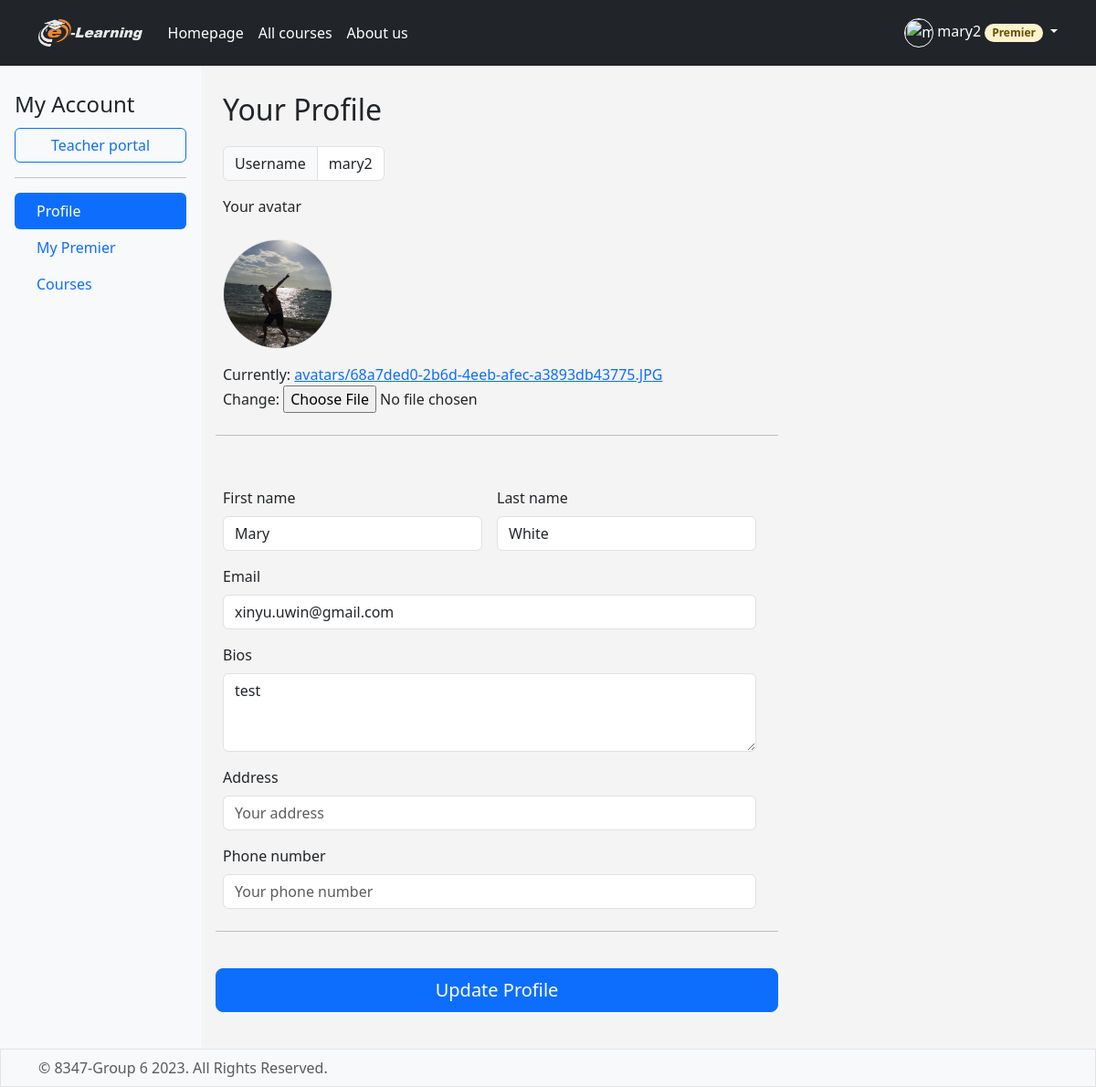
The page /profile/ (signed in) on the database as committed earlier.
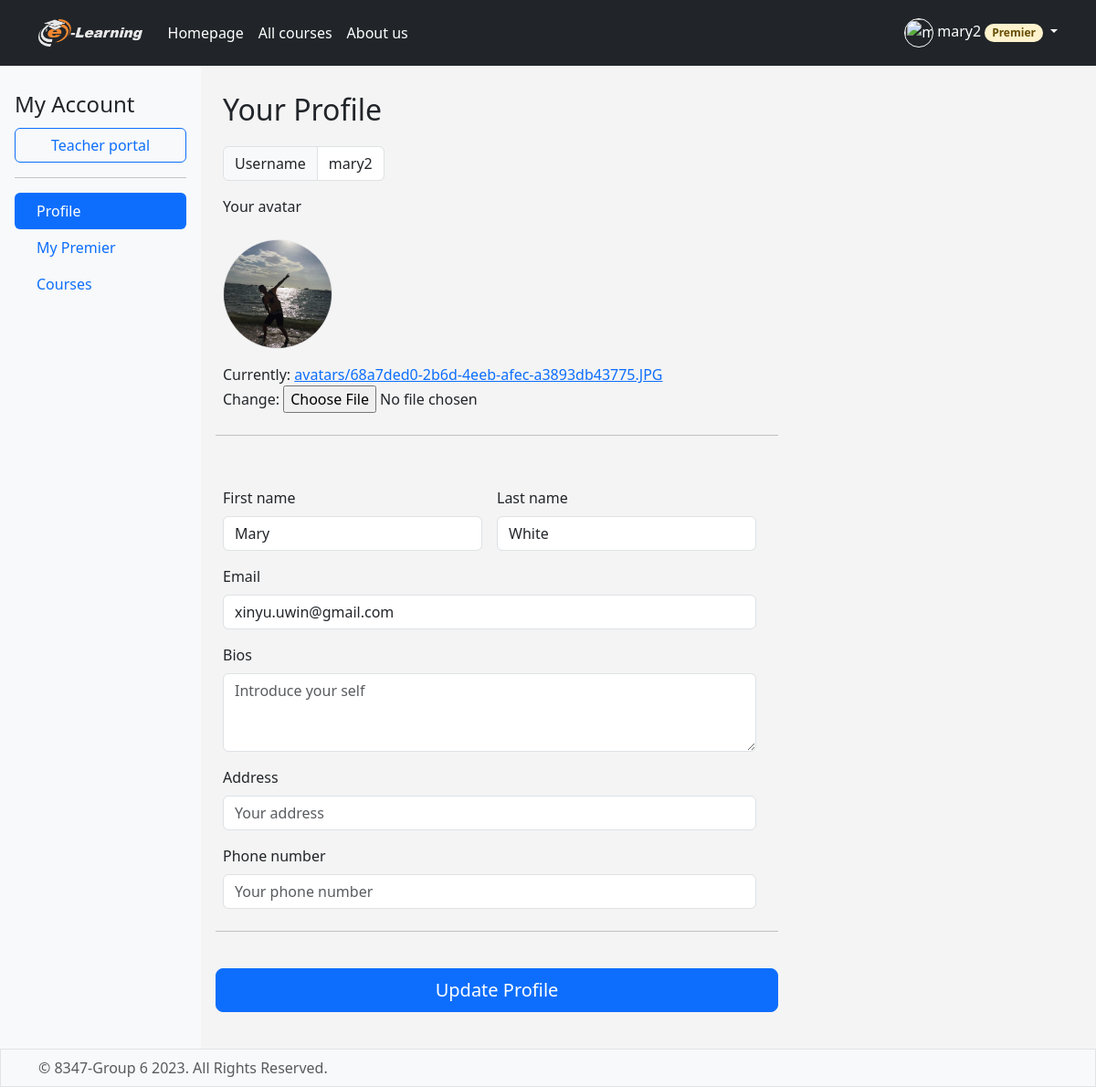
The same page on the database as committed later.
### elearning/models.py (models this page shows, shortened)
class Student(User):
    avatar = models.ImageField(upload_to=rename_avatar,default='avatars/avatar-default.svg')
    bios = models.TextField(blank=True)
    billing_address = models.CharField(max_length=300,null=True,blank=True)
    phone_number = models.CharField(max_length=20,null=True,blank=True)
    is_premier = models.BooleanField(default=False)
    premier_expiration = models.DateField(blank=True,null=True)
    is_teacher = models.BooleanField(default=False)
    class Meta:
        verbose_name = 'Student'

### elearning/views.py (the view)
# urls.py: path("profile/", views.profile, name="profile"),
@login_required(login_url='elearning:login')
def profile(request):
    student = Student.objects.get(id=request.user.id)
    if request.method == 'POST':
        user_form = UserForm(request.POST, instance=request.user)
        profile_form = ProfileForm(request.POST, request.FILES, instance=student)
        if user_form.is_valid() and profile_form.is_valid():
            user_form.save()
            profile_form.save()
            msg = 'Successfully updated your profile.'
            request.session["avatar"] = str(student.avatar.url)
            user_form = UserForm(instance=request.user)
            profile_form = ProfileForm(instance=student)
            return render(request, 'elearning/profile.html', {"student": student, "user_form": user_form, "profile_form": profile_form, "msg": msg})
        else:
            errors = user_form.errors
            errors.update(profile_form.errors)
            return render(request, 'elearning/profile.html', {"student": student, "user_form": user_form, "profile_form": profile_form, "errors": errors})
    else:
        user_form = UserForm(instance=request.user)
        profile_form = ProfileForm(instance=student)
    return render(request, 'elearning/profile.html', {"student": student, "user_form": user_form, "profile_form": profile_form})

### elearning/forms.py
class UserForm(forms.ModelForm):
    class Meta:
        model = User
        fields = ('first_name','last_name','email')
        widgets ={
            'email': forms.EmailInput(attrs={
                'class': "form-control", 'placeholder': "Your_email@email.com", }),
            'first_name': forms.TextInput(attrs={
                'class': "form-control", 'placeholder': "First name", }),
            'last_name': forms.TextInput(attrs={
                'class': "form-control", 'placeholder': "Last name", }),
        }

class ProfileForm(forms.ModelForm):
    class Meta:
        model = Student
        fields = ('avatar','bios','billing_address','phone_number',)
        widgets = {
            'bios': forms.Textarea(attrs={
                'class': "form-control",'placeholder':"Introduce your self", 'rows':3}),
            'billing_address': forms.TextInput(attrs={
                'class': "form-control",'placeholder':"Your address", }),
            'phone_number': forms.TextInput(attrs={
                'class': "form-control", 'placeholder':"Your phone number",}),
        }

### elearning/templates/elearning/profile.html (shortened to what this page needs)
{% extends 'elearning/base.html' %}
{% load bootstrap_icons %}
{% block content %}
    <main class="d-flex flex-nowrap">
        <div class="d-flex flex-column flex-shrink-0 p-3 bg-body-tertiary" style="width: 220px;">
            <span class="fs-4 py-2 align-items-center">My Account</span>
            <a href="{% url 'elearning:teacher-portal' %}" class="btn btn-outline-primary fs-6">Teacher portal</a>
            <hr>
            <ul class="nav nav-pills flex-column mb-auto">
                <li class="nav-item align-middle">
                    <a href="{% url 'elearning:profile' %}" class="nav-link active align-baseline" aria-current="page">
                        &ensp;Profile
                    </a>
                </li>
                <li class="nav-item align-middle">
                    <a href="{% url 'elearning:mypremier' %}" class="nav-link align-baseline" aria-current="page">
                        &ensp;My Premier
                    </a>
                </li>
                <li class="nav-item align-middle">
                    <a href="{% url 'elearning:mycourses' %}" class="nav-link align-baseline" aria-current="page">
                        &ensp;Courses
                    </a>
                </li>
            </ul>
        </div>
        <div class="container p-4" style="overflow-y: auto;height: 100%;">
            <div>
                <Span class="fs-2 mb-3 fw-normal align-self-center">Your Profile&ensp;</Span>
                <div class="input-group mb-3 align-content-center" style="width:fit-content;">
                    <span class="input-group-text ">Username</span>
                    <span type="text" class="form-control" id="username" disabled>{{ user.username }}</span>
                </div>
            </div>
            <form action="{% url 'elearning:profile' %}" style="max-width: 600px" method="post"
                  enctype="multipart/form-data">
                <div class="row g-3">
                    <div class="col-sm-6">
                        <p><label for="avatar" class="form-label">Your avatar</label></p>
                        <img src="{{ profile_form.avatar.value.url }}" alt="" width="120" height="120"
                             class="rounded-circle me-4"
                             style="border: #e2e3e5;border-style:solid;border-width: 1px">
                    </div>
                    <div>
                        {{ profile_form.avatar }}
                    </div>
                    <hr class="my-4">
                    <div class="row g-3">
                        <div class="col-sm-6">
                            <label for="lastName" class="form-label">First name</label>
                            {{ user_form.first_name }}
                        </div>
                        <div class="col-sm-6">
                            <label for="lastName" class="form-label">Last name</label>
                            {{ user_form.last_name }}
                        </div>
                        <div class="col-12">
                            <label for="email" class="form-label">Email</label>
                            {{ user_form.email }}
                        </div>
                        <div class="col-12">
                            <label for="bios" class="form-label">Bios</label>
                            {{ profile_form.bios }}
                        </div>
                        <div class="col-12">
                            <label for="address" class="form-label">Address</label>
                            {{ profile_form.billing_address }}
                        </div>
                        <div class="col-12">
                            <label for="phone" class="form-label">Phone number</label>
                            {{ profile_form.phone_number }}
                        </div>
                    </div>
                    <hr class="my-4">
                    <button class="w-100 btn btn-primary btn-lg" type="submit">Update Profile</button>
                </div>
            </form>
        </div>
    </main>
{% endblock %}

Rows that differ between the two databases and show on the page:
changed Student: bios "test" → (not shown)
